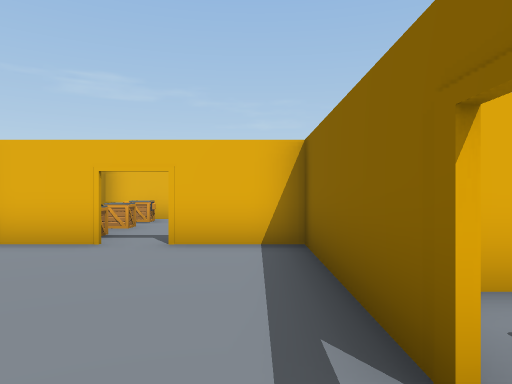
View 1 (above)

20 first-person views from a walk through a scene from a Unity 3-D project. The camera is 1.5 m above the floor, looks level and sees 70° across. The floor is counted in squares, 2 m on a side. Each view is taken from the middle of a square. On the plan, view 1 faces up. The plan holds only what a view shows up to about 11 squares ahead; the rest is blank. The place goes on beyond the plan. The player is left out.

View 2
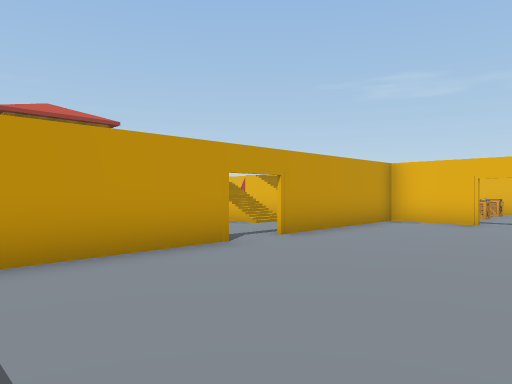

View 3
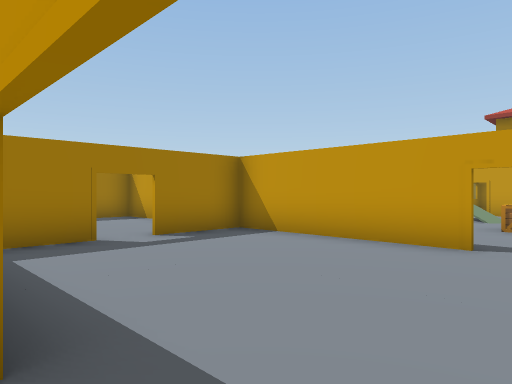

View 4
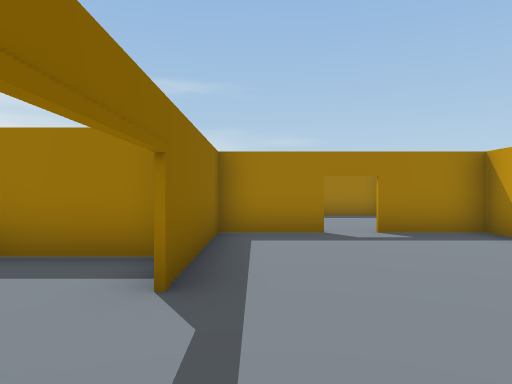

View 5
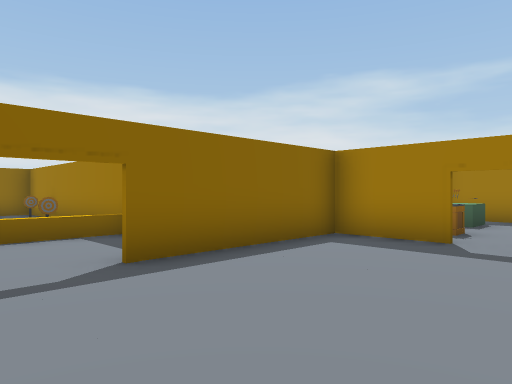

View 6
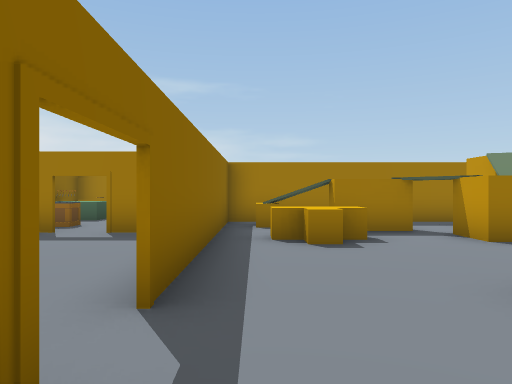

View 7
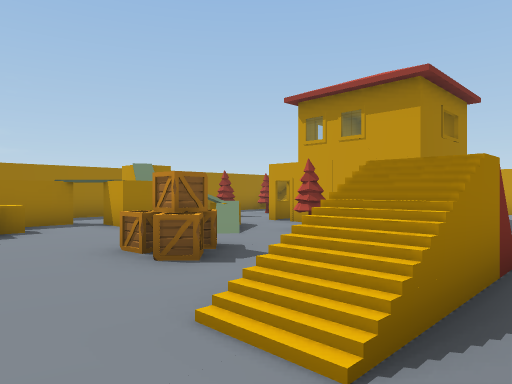

View 8
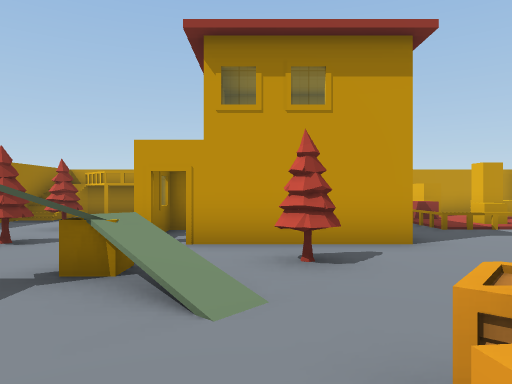

View 9
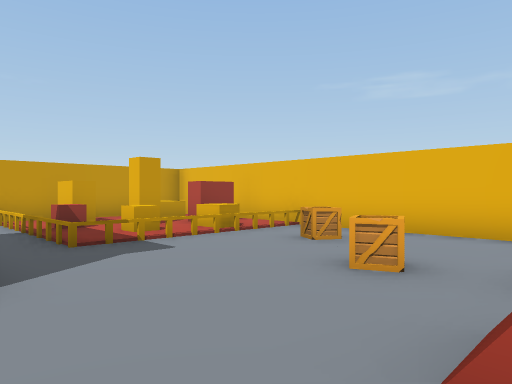

View 10
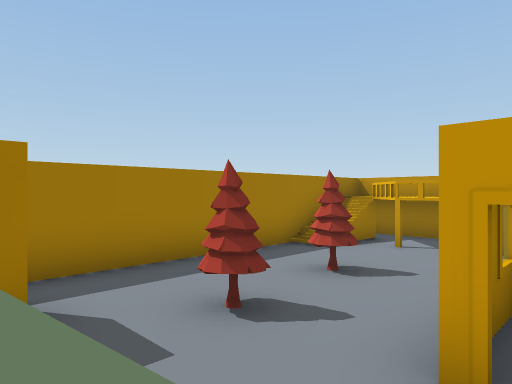

View 11
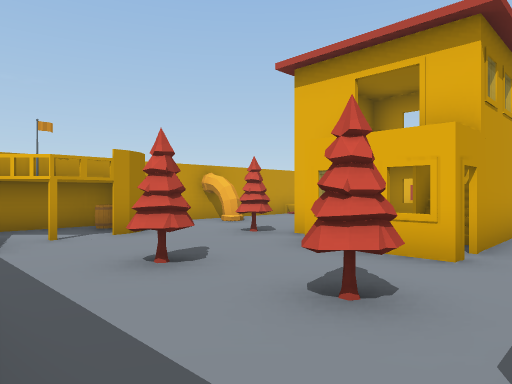

View 12
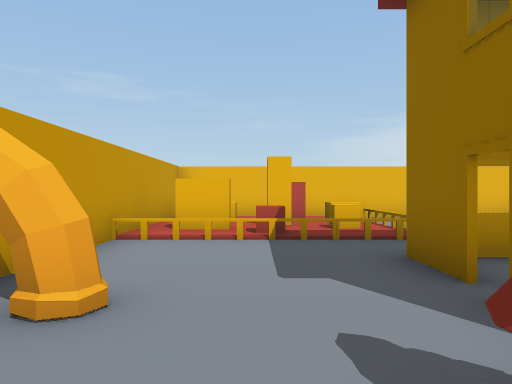

View 13
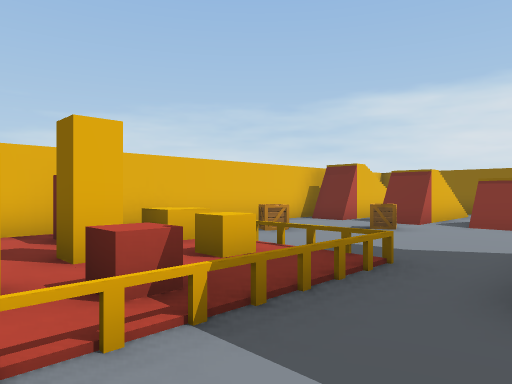

View 14
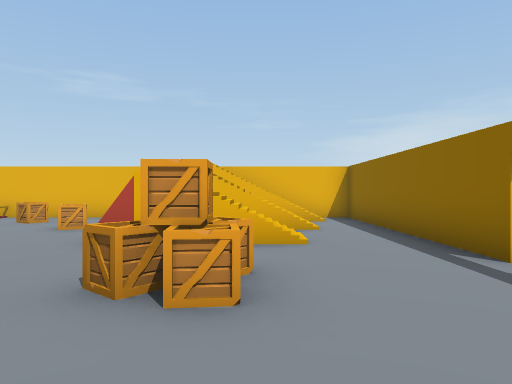

View 15
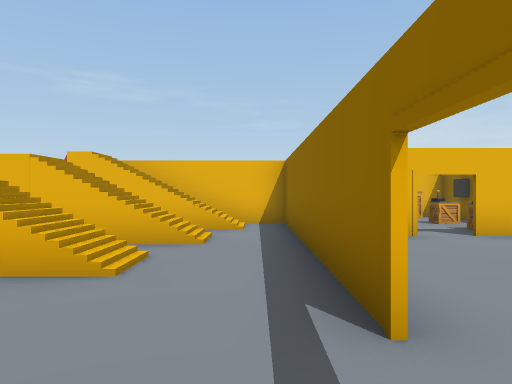

View 16
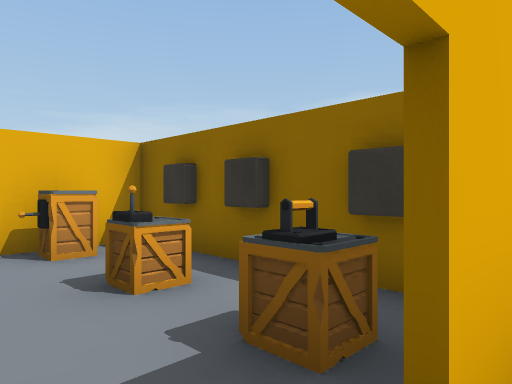

View 17
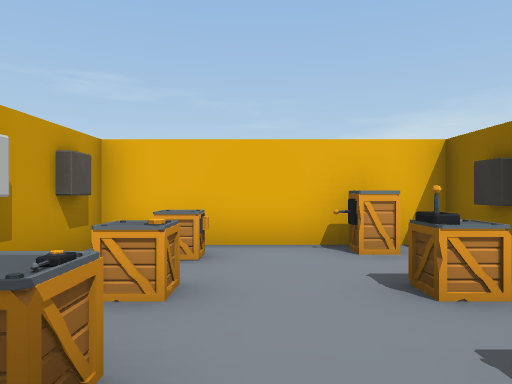

View 18
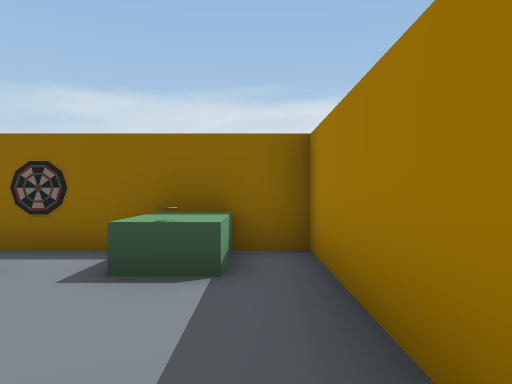

View 19
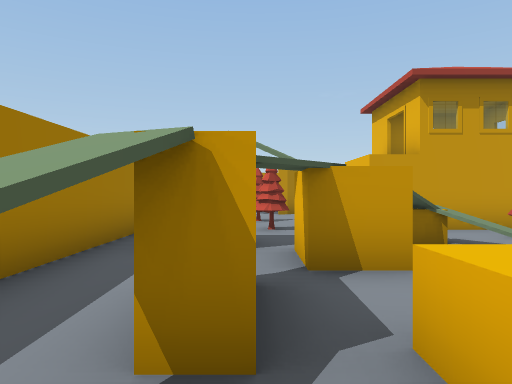

View 20
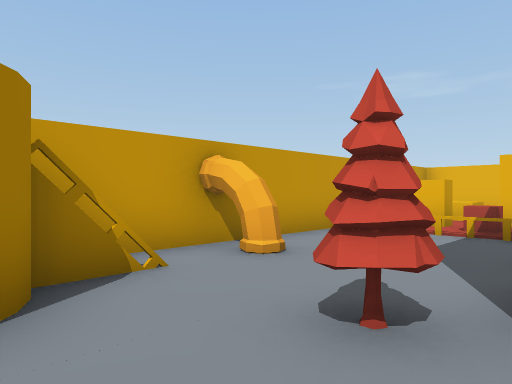

### Floor plan
Key: @ floor where view 1 was taken; # wall or solid block; . floor; / step, stairs or slope; = window, fence, low wall or low ledge; ^ raised ledge; C crate; B building; T pine tree; P pipe; L lever; O other object.
Columns run from 20 left of view 1 to 5 right of it. Each row starts with its distance up from view 1.
 11                 ######
 10                #..LC.#
  9                #OCO..O
  8  ########### =##OCOC.O
  7  #O.O.O....#////#....#
  6  #O.OO.C...///// COCL#
  5  #.OO....C.#///.#..###
  4  #OO.OO....////.#....#
  3 ##OOOO.....#///.#....##
  2 #..........////.#....#
  1 #....BBBB.......#.....
  0 #....B  BT..CC......@..^
 -1 ##P..B BB./.....#....#.^ O
 -2 #./.TBB.B./.....#....#.=##
 -3 #/B...BBBO^.....#....###
 -4 #OOB......OO.OO.#....#
 -5 #....T..T..##O..##.###
 -6 #.///.....O..O^O#..C.#
 -7 # ///..........##....#
 -8   ##############....O#
 -9                #.....#
-10                #######

Positions as (right, up) in squares from view 1, and headings:
1: (0, 0), facing up
2: (0, -4), facing up-left
3: (1, 1), facing down-left
4: (0, 2), facing down
5: (-3, 1), facing down-right
6: (-5, 2), facing down
7: (-5, 4), facing down-left
8: (-7, -1), facing left
9: (-9, 1), facing up-left
10: (-10, -2), facing down-left
11: (-11, -7), facing up-left
12: (-17, -3), facing up
13: (-18, 1), facing up-right
14: (-7, -3), facing up
15: (-5, -1), facing up
16: (-2, 5), facing up-right
17: (-2, 5), facing up
18: (-4, -9), facing right
19: (-5, -5), facing left
20: (-15, -4), facing up-left
